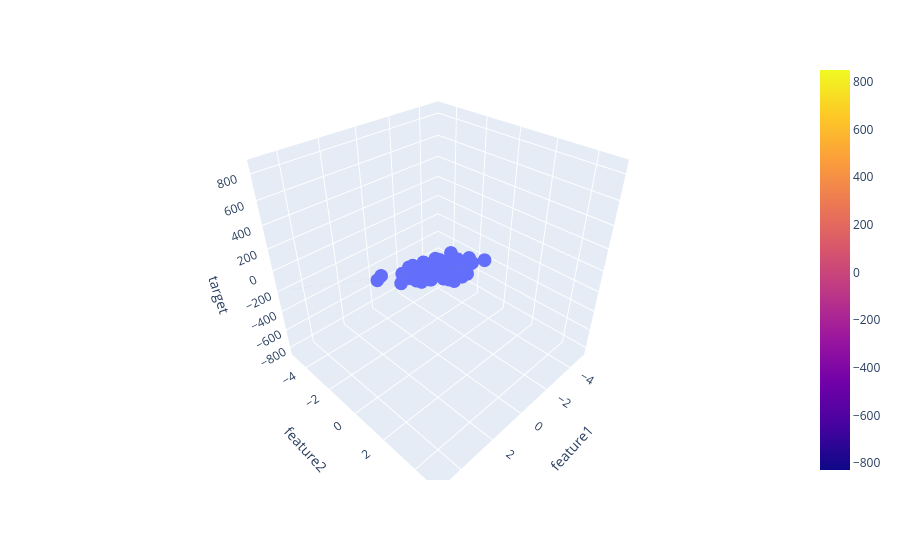

Notebook code for this chart:
### Code cell
fig = px.scatter_3d(data,x='feature1', y='feature2',z='target')
fig.add_trace(go.Surface(x=x,y=y,z=z))
fig.show()
